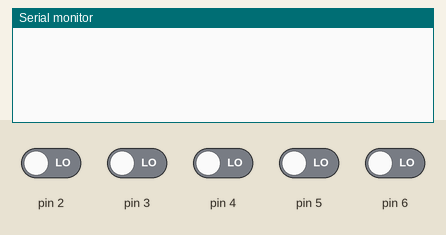
Bench run of a sketch on a simulated Arduino Uno, built with avr-gcc and run on an emulated ATmega328P. Parts: the last lines printed to the serial monitor. Inputs (shaded band) come from the test bench; at power-on: pin 2–6 LOW.

Above: at 1.2 s.
1.3 s: pin 2 driven HIGH
At 1.9 s:
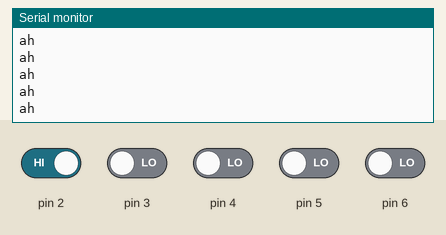
3.2 s: pin 3 driven HIGH
4.7 s: pin 4 driven HIGH
At 5.5 s:
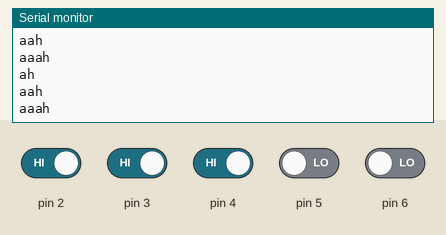

Measured:
- after the input at 1.3 s, the serial monitor: prints a new line at once (image 1)
- after the input at 4.7 s, the serial monitor: prints a new line at once (image 2)

The sketch:

codigo.ino
```cpp
int var1;
int var2;
int var3;
int var4;
int var5;

void setup()
{
  pinMode(2, INPUT);
  pinMode(3, INPUT);
  pinMode(4, INPUT);
  pinMode(5, INPUT);
  pinMode(6, INPUT);
  Serial.begin(9600);
}

void loop()
{
  var1 = digitalRead(2);
  var2 = digitalRead(3);
  var3 = digitalRead(4);
  var4 = digitalRead(5);
  var5 = digitalRead(6);

  if(var1){
  Serial.println("ah");
  }
  if(var2){
  Serial.println("aah");
  }
  if(var3){
  Serial.println("aaah");
  }
  if(var4){
  Serial.println("aaaah");
  }
  if(var5){
  Serial.println("aaaaah");
  }
  delay(10);
}
```
